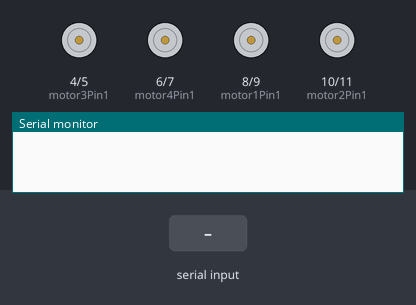
Bench run of a sketch on a simulated Arduino Uno, built with avr-gcc and run on an emulated ATmega328P. Parts: motor-driver pin pairs drawn as motors (green arrow = first pin HIGH = forward, orange = second pin HIGH = backward, longer = more drive), the last lines printed to the serial monitor. The test bench sets the inputs (shaded band).

Above: at 1.2 s.
1.3 s: "F" received over the second serial link
At 1.6 s:
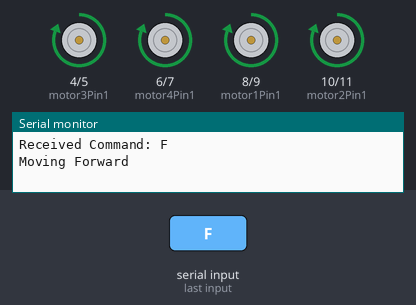
2.8 s: "B" received over the second serial link
At 3.9 s:
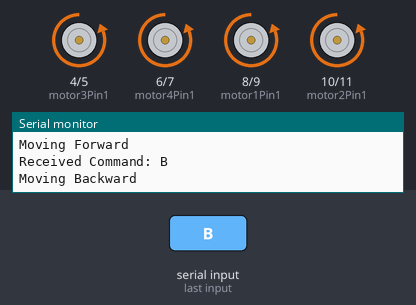
4.3 s: "L" received over the second serial link
At 5.1 s:
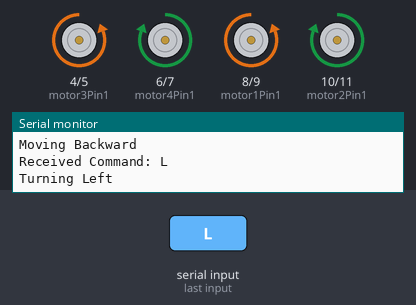
5.8 s: "R" received over the second serial link
At 6.2 s:
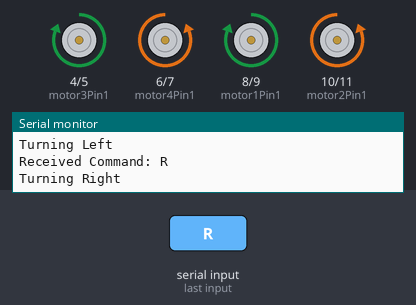
Timing chart, 0 to 8.3 s (numbered marks = the images above; inputs shaded):
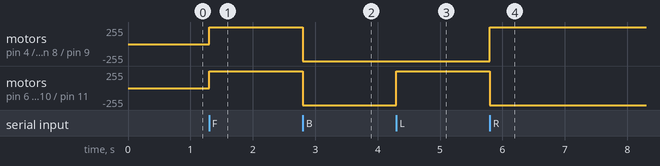

The sketch:

project_car.ino
```cpp
#include <SoftwareSerial.h>

const int motor1Pin1 = 8;
const int motor1Pin2 = 9;
const int motor2Pin1 = 10;
const int motor2Pin2 = 11;
const int motor3Pin1 = 4;
const int motor3Pin2 = 5;
const int motor4Pin1 = 6;
const int motor4Pin2 = 7;

const int bluetoothTx = 2;
const int bluetoothRx = 3;

SoftwareSerial bluetooth(bluetoothTx, bluetoothRx);

void setup() {
  Serial.begin(9600);
  bluetooth.begin(9600);

  pinMode(motor1Pin1, OUTPUT);
  pinMode(motor1Pin2, OUTPUT);
  pinMode(motor2Pin1, OUTPUT);
  pinMode(motor2Pin2, OUTPUT);
  pinMode(motor3Pin1, OUTPUT);
  pinMode(motor3Pin2, OUTPUT);
  pinMode(motor4Pin1, OUTPUT);
  pinMode(motor4Pin2, OUTPUT);
}

void loop() {
  if (bluetooth.available()) {
    char command = bluetooth.read();

    Serial.print("Received Command: ");
    Serial.println(command);

    switch (command) {
      case 'F':
        moveForward();
        Serial.println("Moving Forward");
        break;
      case 'B':
        moveBackward();
        Serial.println("Moving Backward");
        break;
      case 'L':
        turnLeft();
        Serial.println("Turning Left");
        break;
      case 'R':
        turnRight();
        Serial.println("Turning Right");
        break;
      case 'T':
        stopCar();
        Serial.println("Stopping");
        break;
      default:
        break;
    }
  }
}

void moveForward() {
  digitalWrite(motor1Pin1, HIGH);
  digitalWrite(motor1Pin2, LOW);
  digitalWrite(motor2Pin1, HIGH);
  digitalWrite(motor2Pin2, LOW);
  digitalWrite(motor3Pin1, HIGH);
  digitalWrite(motor3Pin2, LOW);
  digitalWrite(motor4Pin1, HIGH);
  digitalWrite(motor4Pin2, LOW);
}

void moveBackward() {
  digitalWrite(motor1Pin1, LOW);
  digitalWrite(motor1Pin2, HIGH);
  digitalWrite(motor2Pin1, LOW);
  digitalWrite(motor2Pin2, HIGH);
  digitalWrite(motor3Pin1, LOW);
  digitalWrite(motor3Pin2, HIGH);
  digitalWrite(motor4Pin1, LOW);
  digitalWrite(motor4Pin2, HIGH);
}

void turnLeft() {
  digitalWrite(motor1Pin1, LOW);
  digitalWrite(motor1Pin2, HIGH);
  digitalWrite(motor2Pin1, HIGH);
  digitalWrite(motor2Pin2, LOW);
  digitalWrite(motor3Pin1, LOW);
  digitalWrite(motor3Pin2, HIGH);
  digitalWrite(motor4Pin1, HIGH);
  digitalWrite(motor4Pin2, LOW);
}

void turnRight() {
  digitalWrite(motor1Pin1, HIGH);
  digitalWrite(motor1Pin2, LOW);
  digitalWrite(motor2Pin1, LOW);
  digitalWrite(motor2Pin2, HIGH);
  digitalWrite(motor3Pin1, HIGH);
  digitalWrite(motor3Pin2, LOW);
  digitalWrite(motor4Pin1, LOW);
  digitalWrite(motor4Pin2, HIGH);
}

void stopCar() {
  digitalWrite(motor1Pin1, LOW);
  digitalWrite(motor1Pin2, LOW);
  digitalWrite(motor2Pin1, LOW);
  digitalWrite(motor2Pin2, LOW);
  digitalWrite(motor3Pin1, LOW);
  digitalWrite(motor3Pin2, LOW);
  digitalWrite(motor4Pin1, LOW);
  digitalWrite(motor4Pin2, LOW);
}
```

Measured:
- after the input at 1.3 s, motor on pin 4 (motor3Pin1) / pin 5 (motor3Pin2), motor on pin 6 (motor4Pin1) / pin 7 (motor4Pin2), motor on pin 8 (motor1Pin1) / pin 9 (motor1Pin2), motor on pin 10 (motor2Pin1) / pin 11 (motor2Pin2): stopped → forward 255/255 at once
- after the input at 2.8 s, motor on pin 4 (motor3Pin1) / pin 5 (motor3Pin2), motor on pin 6 (motor4Pin1) / pin 7 (motor4Pin2), motor on pin 8 (motor1Pin1) / pin 9 (motor1Pin2), motor on pin 10 (motor2Pin1) / pin 11 (motor2Pin2): forward 255/255 → backward 255/255 at once
- after the input at 4.3 s, motor on pin 6 (motor4Pin1) / pin 7 (motor4Pin2), motor on pin 10 (motor2Pin1) / pin 11 (motor2Pin2): backward 255/255 → forward 255/255 at once
- after the input at 5.8 s, motor on pin 4 (motor3Pin1) / pin 5 (motor3Pin2), motor on pin 8 (motor1Pin1) / pin 9 (motor1Pin2): backward 255/255 → forward 255/255 at once; motor on pin 6 (motor4Pin1) / pin 7 (motor4Pin2), motor on pin 10 (motor2Pin1) / pin 11 (motor2Pin2): forward 255/255 → backward 255/255 at once
